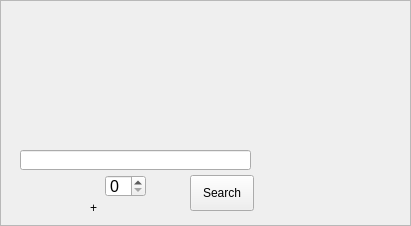
   <widget class="QFrame" name="frame_3">
    <property name="geometry">
     <rect>
      <x>20</x>
      <y>440</y>
      <width>411</width>
      <height>226</height>
     </rect>
    </property>
    <property name="frameShape">
     <enum>QFrame::StyledPanel</enum>
    </property>
    <property name="frameShadow">
     <enum>QFrame::Sunken</enum>
    </property>
    <widget class="QLabel" name="label_plusMinus">
     <property name="geometry">
      <rect>
       <x>90</x>
       <y>200</y>
       <width>16</width>
       <height>16</height>
      </rect>
     </property>
     <property name="text">
      <string>+</string>
     </property>
    </widget>
    <widget class="QPushButton" name="button_search">
     <property name="geometry">
      <rect>
       <x>190</x>
       <y>175</y>
       <width>64</width>
       <height>36</height>
      </rect>
     </property>
     <property name="text">
      <string>Search</string>
     </property>
    </widget>
    <widget class="QSpinBox" name="rating_input">
     <property name="geometry">
      <rect>
       <x>105</x>
       <y>175</y>
       <width>41</width>
       <height>22</height>
      </rect>
     </property>
     <property name="font">
      <font>
       <pointsize>12</pointsize>
      </font>
     </property>
    </widget>
    <widget class="QLineEdit" name="search_box">
     <property name="geometry">
      <rect>
       <x>20</x>
       <y>150</y>
       <width>231</width>
       <height>20</height>
      </rect>
     </property>
    </widget>
   </widget>
